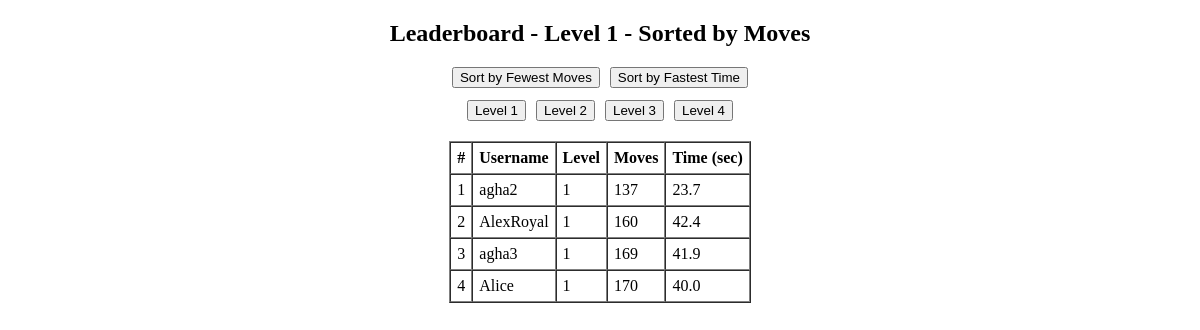
The app's page /leaderboard/moves/1 with its own data.
### server.py (models this page shows)
class ScoreMoves(db.Model):
    score_id = db.Column(db.Integer, primary_key=True)
    username = db.Column(db.String(20), nullable=False)
    level = db.Column(db.String(30), nullable=False)
    moves = db.Column(db.Integer, nullable=False)
    time_taken = db.Column(db.Float, nullable=False)
    __table_args__ = (
        db.UniqueConstraint('username', 'level', name='unique_username_level'),
    )

### server.py (the view)
@app.route('/leaderboard/moves/<level>')
def leaderboard_moves(level):
    scores = ScoreMoves.query.filter_by(level=level).order_by(ScoreMoves.moves.asc()).all()
    return render_template('leaderboard.html', scores=scores, selected_level=level, mode='moves')

### templates/leaderboard.html (shortened to what this page needs)
<!DOCTYPE html>
<html lang="en">
<head>
    <link rel="stylesheet" href="{{ url_for('static', filename='css/styleleaderboard.css') }}">
</head>
<body>
    <div class="leaderboard-container">
        {% if selected_level %}
            <h2>Leaderboard - Level {{ selected_level }} - Sorted by {{ mode|capitalize }}</h2>
            <div class="sort-buttons">
                <form action="{{ url_for('leaderboard_moves', level=selected_level) }}" method="get">
                    <button type="submit">Sort by Fewest Moves</button>
                </form>
                <form action="{{ url_for('leaderboard_time', level=selected_level) }}" method="get">
                    <button type="submit">Sort by Fastest Time</button>
                </form>
            </div>
        {% endif %}
        <div class="level-buttons">
            <form action="{{ url_for('leaderboard_' + mode, level='1') }}" method="get"><button>Level 1</button></form>
            <form action="{{ url_for('leaderboard_' + mode, level='2') }}" method="get"><button>Level 2</button></form>
            <form action="{{ url_for('leaderboard_' + mode, level='3') }}" method="get"><button>Level 3</button></form>
            <form action="{{ url_for('leaderboard_' + mode, level='4') }}" method="get"><button>Level 4</button></form>
        </div>
        <table border="1" cellspacing="0" cellpadding="6">
            <tr>
                <th>#</th>
                <th>Username</th>
                <th>Level</th>
                <th>Moves</th>
                <th>Time (sec)</th>
            </tr>
            {% for score in scores %}
            <tr>
                <td>{{ loop.index }}</td>
                <td>{{ score.username }}</td>
                <td>{{ score.level }}</td>
                <td>{{ score.moves }}</td>
                <td>{{ score.time_taken }}</td>
            </tr>
            {% endfor %}
        </table>
    </div>
</body>
</html>

### static/css/styleleaderboard.css (style rules this page uses)
html, body { margin: 0; padding-bottom: 200px; overflow: auto; height: 100%; }
.leaderboard-container { display: flex; flex-direction: column; align-items: center; }
.sort-buttons, .level-buttons { display: flex; flex-direction: row; gap: 10px; margin-bottom: 12px; }
.level-buttons { margin-bottom: 20px; }

### records on screen
ScoreMoves: username "agha2", level "1", moves "137", time_taken "23.7"
ScoreMoves: username "AlexRoyal", level "1", moves "160", time_taken "42.4"
ScoreMoves: username "agha3", level "1", moves "169", time_taken "41.9"
ScoreMoves: username "Alice", level "1", moves "170", time_taken "40.0"

### other values on screen
{{ selected_level }} "1"
{{ mode|capitalize }} "Moves"
